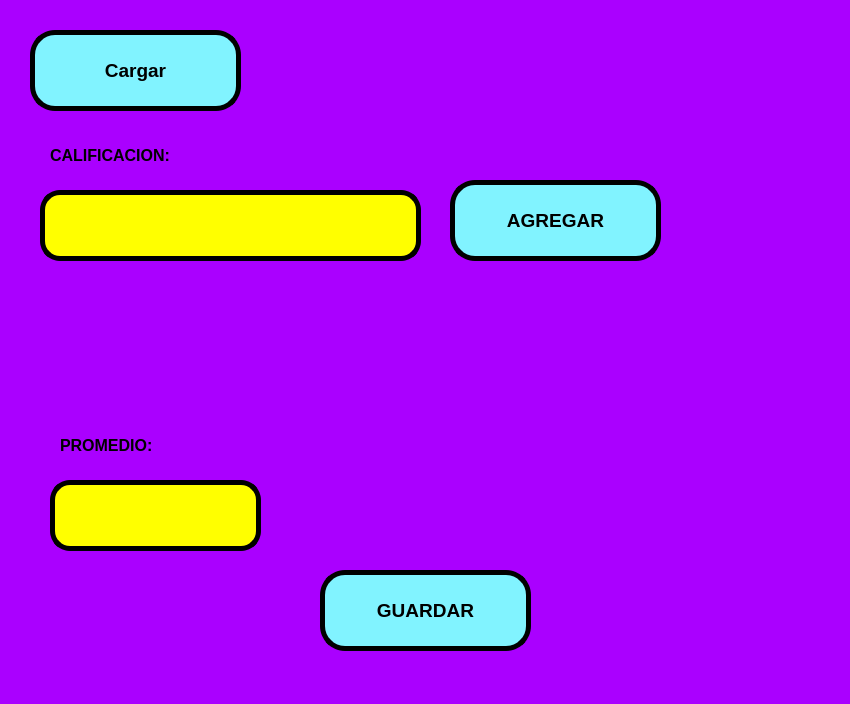
<?xml version="1.0" encoding="UTF-8"?>
<ui version="4.0">
 <class>MainWindow</class>
 <widget class="QMainWindow" name="MainWindow">
  <property name="geometry">
   <rect>
    <x>0</x>
    <y>0</y>
    <width>850</width>
    <height>704</height>
   </rect>
  </property>
  <property name="windowTitle">
   <string>MainWindow</string>
  </property>
  <property name="styleSheet">
   <string notr="true">background-color: rgb(170, 0, 255);</string>
  </property>
  <widget class="QWidget" name="centralwidget">
   <widget class="QPushButton" name="btn_Agregar">
    <property name="geometry">
     <rect>
      <x>450</x>
      <y>180</y>
      <width>211</width>
      <height>81</height>
     </rect>
    </property>
    <property name="font">
     <font>
      <pointsize>14</pointsize>
      <weight>75</weight>
      <bold>true</bold>
     </font>
    </property>
    <property name="layoutDirection">
     <enum>Qt::LeftToRight</enum>
    </property>
    <property name="styleSheet">
     <string notr="true">background-color: rgb(129, 243, 255);
color: rgb(0, 0, 0);
border-radius: 25px;
border:  5px solid black;</string>
    </property>
    <property name="text">
     <string>AGREGAR</string>
    </property>
   </widget>
   <widget class="QLabel" name="label">
    <property name="geometry">
     <rect>
      <x>50</x>
      <y>130</y>
      <width>201</width>
      <height>51</height>
     </rect>
    </property>
    <property name="text">
     <string>&lt;html&gt;&lt;head/&gt;&lt;body&gt;&lt;p&gt;&lt;span style=&quot; font-size:12pt; font-weight:600;&quot;&gt;CALIFICACION:&lt;/span&gt;&lt;/p&gt;&lt;/body&gt;&lt;/html&gt;</string>
    </property>
   </widget>
   <widget class="QLineEdit" name="txt_Calif">
    <property name="geometry">
     <rect>
      <x>40</x>
      <y>190</y>
      <width>381</width>
      <height>71</height>
     </rect>
    </property>
    <property name="layoutDirection">
     <enum>Qt::LeftToRight</enum>
    </property>
    <property name="styleSheet">
     <string notr="true">background-color: rgb(255, 255, 0);
border-radius:20px;
border:  5px solid black;</string>
    </property>
    <property name="text">
     <string/>
    </property>
    <property name="alignment">
     <set>Qt::AlignCenter</set>
    </property>
   </widget>
   <widget class="QLineEdit" name="txt_Promedio">
    <property name="geometry">
     <rect>
      <x>50</x>
      <y>480</y>
      <width>211</width>
      <height>71</height>
     </rect>
    </property>
    <property name="layoutDirection">
     <enum>Qt::LeftToRight</enum>
    </property>
    <property name="styleSheet">
     <string notr="true">background-color: rgb(255, 255, 0);
border-radius:20px;
border:  5px solid black;</string>
    </property>
    <property name="text">
     <string/>
    </property>
    <property name="alignment">
     <set>Qt::AlignCenter</set>
    </property>
   </widget>
   <widget class="QLabel" name="label_4">
    <property name="geometry">
     <rect>
      <x>60</x>
      <y>420</y>
      <width>221</width>
      <height>51</height>
     </rect>
    </property>
    <property name="text">
     <string>&lt;html&gt;&lt;head/&gt;&lt;body&gt;&lt;p&gt;&lt;span style=&quot; font-size:12pt; font-weight:600;&quot;&gt;PROMEDIO:&lt;/span&gt;&lt;/p&gt;&lt;/body&gt;&lt;/html&gt;</string>
    </property>
   </widget>
   <widget class="QPushButton" name="btn_Guardar">
    <property name="geometry">
     <rect>
      <x>320</x>
      <y>570</y>
      <width>211</width>
      <height>81</height>
     </rect>
    </property>
    <property name="font">
     <font>
      <pointsize>14</pointsize>
      <weight>75</weight>
      <bold>true</bold>
     </font>
    </property>
    <property name="layoutDirection">
     <enum>Qt::LeftToRight</enum>
    </property>
    <property name="styleSheet">
     <string notr="true">background-color: rgb(129, 243, 255);
color: rgb(0, 0, 0);
border-radius: 25px;
border:  5px solid black;</string>
    </property>
    <property name="text">
     <string>GUARDAR</string>
    </property>
   </widget>
   <widget class="QPushButton" name="btn_Cargar">
    <property name="geometry">
     <rect>
      <x>30</x>
      <y>30</y>
      <width>211</width>
      <height>81</height>
     </rect>
    </property>
    <property name="font">
     <font>
      <pointsize>14</pointsize>
      <weight>75</weight>
      <bold>true</bold>
     </font>
    </property>
    <property name="layoutDirection">
     <enum>Qt::LeftToRight</enum>
    </property>
    <property name="styleSheet">
     <string notr="true">background-color: rgb(129, 243, 255);
color: rgb(0, 0, 0);
border-radius: 25px;
border:  5px solid black;</string>
    </property>
    <property name="text">
     <string>Cargar</string>
    </property>
   </widget>
   <zorder>label</zorder>
   <zorder>btn_Agregar</zorder>
   <zorder>txt_Calif</zorder>
   <zorder>txt_Promedio</zorder>
   <zorder>label_4</zorder>
   <zorder>btn_Guardar</zorder>
   <zorder>btn_Cargar</zorder>
  </widget>
  <widget class="QMenuBar" name="menubar">
   <property name="geometry">
    <rect>
     <x>0</x>
     <y>0</y>
     <width>850</width>
     <height>26</height>
    </rect>
   </property>
  </widget>
  <widget class="QStatusBar" name="statusbar"/>
 </widget>
 <resources/>
 <connections/>
</ui>
